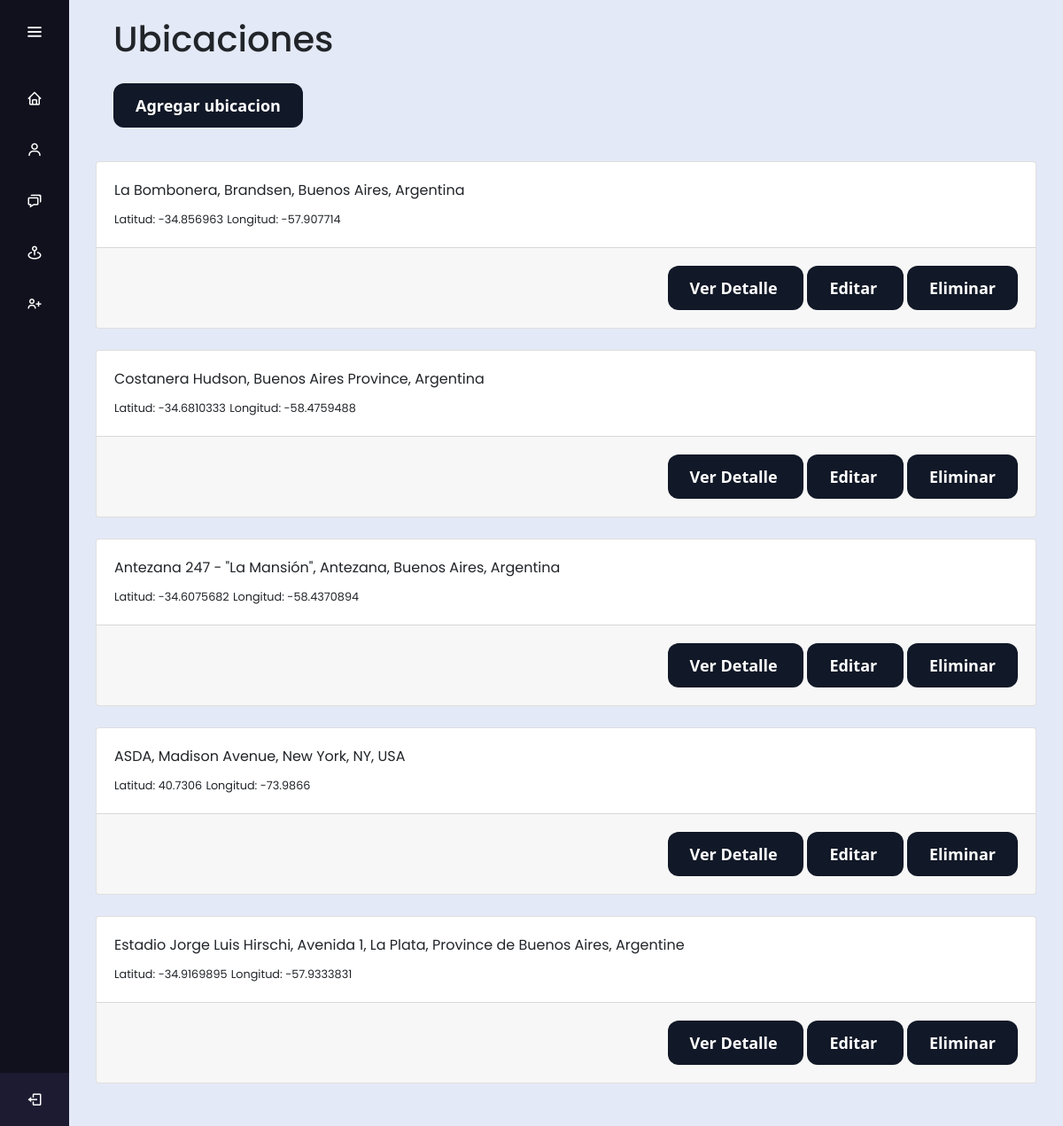
/addresses/ (signed in), run on an earlier commit of the app's database.
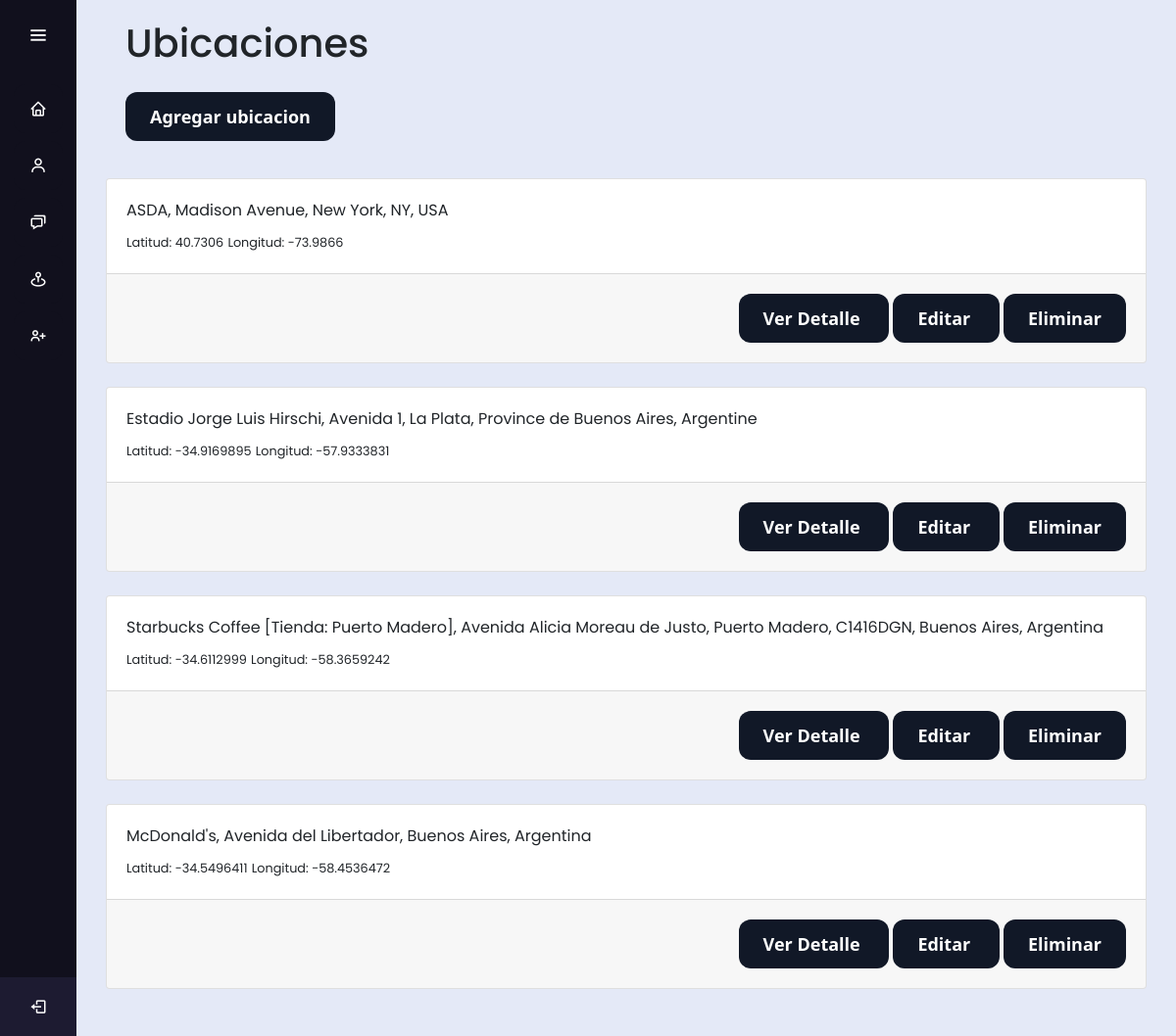
And on a later commit of the database.
### maps/models.py (models this page shows, shortened)
class Address(models.Model):
    OPCIONES = (
        ('Cultivo', 'Cultivo'),
        ('Terreno', 'Terreno'),
        ('Rio', 'Rio'),
    )
    tipo = models.CharField(
        choices=OPCIONES,
        max_length=25,
        null=True
    )
    nombre = models.TextField()
    address = models.TextField()
    lat = models.FloatField(blank=True, null=True)
    long = models.FloatField(blank=True, null=True)

### maps/views.py (the view)
# urls.py: path('addresses/', views.get_ubics, name='get_ubics'),
@login_required
def get_ubics(request):
    elementos = Address.objects.all()
    return render(request, 'addresses.html', {'ubics': elementos})

### deu_HM/templates/addresses.html (shortened to what this page needs)
{% extends 'base.html' %}
{% load bootstrap5 %}
{% load static %}
{% block content %}
<link rel="stylesheet" href="{% static 'css/new_address.css' %}">
<link href="https://maxcdn.bootstrapcdn.com/font-awesome/4.3.0/css/font-awesome.min.css" rel="stylesheet">
<link rel="stylesheet" href="{% static 'css/avisos.css' %}">
<link rel="stylesheet" href="https://cdn.jsdelivr.net/npm/bootstrap@4.3.1/dist/css/bootstrap.min.css"
>
<h1 style="margin-bottom: 20px; margin-left: 50px; padding-top: 20px;">Ubicaciones</h1>
<h1>
    <a href="{% url 'geocode_address' %}">
        <button class="button-40" style="margin-left: 50px; margin-bottom: 30px;" role="button">Agregar
            ubicacion</button>
    </a>
</h1>
<div class="container">
    <div class="col-md-12">
        {% for ubic in ubics %}
        <div class="card b-1 hover-shadow mb-4">
            <div class="media card-body">
                <div class="media-body">
                    <div class="mb-2">
                        <span class="fs-20 pr-16">{{ubic.address}}</span>
                    </div>
                    <small class="fs-16 fw-300 ls-1">Latitud: {{ ubic.lat }}</small>
                    <small class="fs-16 fw-300 ls-1">Longitud: {{ ubic.long }}</small>
                </div>
            </div>
            <footer class="card-footer d-flex align-items-center">
                <div class="ml-auto mt-2 mb-2">
                    <a href="#"
                        class="button-40 text-white text-decoration-none mr-1" tabindex="0">
                        Ver Detalle
                    </a>
                    {% if request.user.role == "v" %}
                    <a href="#" class="button-40 text-white text-decoration-none mr-1" tabindex="0">
                        Editar
                    </a>
                    <button class="button-40" data-toggle="modal" data-target="#exampleModal">
                        Eliminar
                    </button>
                    {% endif %}
                </div>
            </footer>
        </div>
        {% endfor %}
    </div>
    <br>
</div>
{% endblock %}

What changed in the data, as far as the page shows it:
removed Address: address "La Bombonera, Brandsen, Buenos Aires, Argentina", lat "-34.856963", long "-57.907714"
removed Address: address "Costanera Hudson, Buenos Aires Province, Argentina", lat "-34.6810333", long "-58.4759488"
removed Address: address "Antezana 247 - \"La Mansión\", Antezana, Buenos Aires, Argentina", lat "-34.6075682", long "-58.4370894"
added Address: address "Starbucks Coffee [Tienda: Puerto Madero], Avenida Alicia Moreau de Justo, Puerto Madero, C1416DGN, Buenos Aires, Argentina", lat "-34.6112999", long "-58.3659242"
added Address: address "McDonald's, Avenida del Libertador, Buenos Aires, Argentina", lat "-34.5496411", long "-58.4536472"
